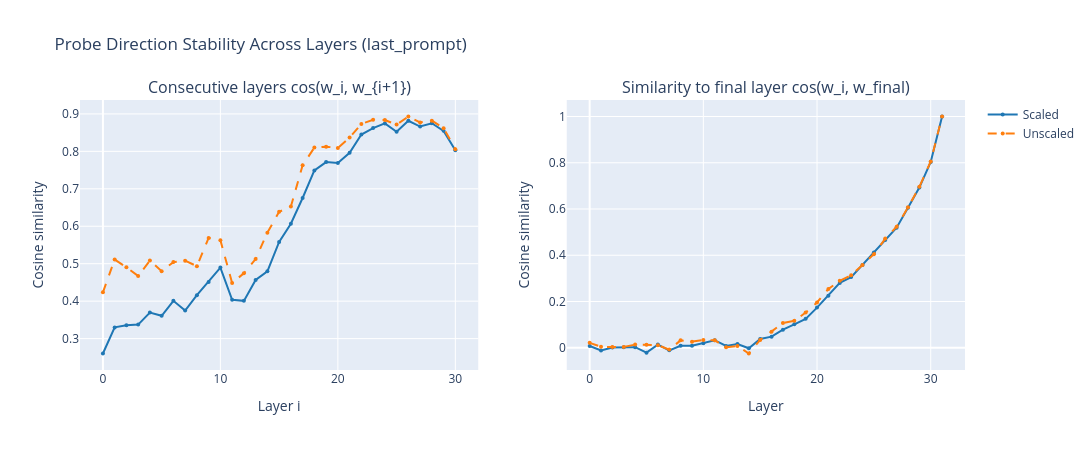

Write notebook code for a chart like this one.
### Code cell
# Layer-to-layer cosine similarity curves
layers = np.arange(n_layers_dir)

# Consecutive: cos(w_i, w_{i+1})
consec_scaled = np.array([cos_scaled[i, i+1] for i in range(n_layers_dir - 1)])
consec_unscaled = np.array([cos_unscaled[i, i+1] for i in range(n_layers_dir - 1)])

# To final layer: cos(w_i, w_{final})
final_idx = n_layers_dir - 1
to_final_scaled = cos_scaled[:, final_idx]
to_final_unscaled = cos_unscaled[:, final_idx]

fig = make_subplots(
    rows=1, cols=2,
    subplot_titles=["Consecutive layers cos(w_i, w_{i+1})", "Similarity to final layer cos(w_i, w_final)"],
)

# Consecutive
fig.add_trace(go.Scatter(x=layers[:-1], y=consec_scaled, mode="lines+markers",
    name="Scaled", line=dict(color="#1f77b4", width=2), marker=dict(size=4)), row=1, col=1)
fig.add_trace(go.Scatter(x=layers[:-1], y=consec_unscaled, mode="lines+markers",
    name="Unscaled", line=dict(color="#ff7f0e", width=2, dash="dash"), marker=dict(size=4)), row=1, col=1)
fig.update_xaxes(title_text="Layer i", row=1, col=1)
fig.update_yaxes(title_text="Cosine similarity", row=1, col=1)

# To final
fig.add_trace(go.Scatter(x=layers, y=to_final_scaled, mode="lines+markers",
    name="Scaled", line=dict(color="#1f77b4", width=2), marker=dict(size=4),
    showlegend=False), row=1, col=2)
fig.add_trace(go.Scatter(x=layers, y=to_final_unscaled, mode="lines+markers",
    name="Unscaled", line=dict(color="#ff7f0e", width=2, dash="dash"), marker=dict(size=4),
    showlegend=False), row=1, col=2)
fig.update_xaxes(title_text="Layer", row=1, col=2)
fig.update_yaxes(title_text="Cosine similarity", row=1, col=2)

fig.update_layout(
    title_text=f"Probe Direction Stability Across Layers ({PROBE_POS})",
    width=1100, height=450,
)
fig.show()
fig.write_html(str(REPORTS_DIR / "cosine_similarity_curves.html"))

### Figure 1 — Plotly figure (JSON) as saved in the notebook; plotly's stock layout.template omitted (floating-point values rounded to 4 significant figures)
{"data": [{"line": {"color": "#1f77b4", "width": 2}, "marker": {"size": 4}, "mode": "lines+markers", "name": "Scaled", "type": "scatter", "x": [0, 1, 2, 3, 4, 5, 6, 7, 8, 9, 10, 11, 12, 13, 14, 15, 16, 17, 18, 19, 20, 21, 22, 23, 24, 25, 26, 27, 28, 29, 30], "xaxis": "x", "y": [0.2603, 0.33, 0.3355, 0.3375, 0.3694, 0.361, 0.4009, 0.3749, 0.4161, 0.4514, 0.4897, 0.4035, 0.4008, 0.4567, 0.4796, 0.5581, 0.6068, 0.6754, 0.749, 0.7713, 0.769, 0.7961, 0.8448, 0.862, 0.8747, 0.8523, 0.8816, 0.8663, 0.8751, 0.8547, 0.8032], "yaxis": "y"}, {"line": {"color": "#ff7f0e", "dash": "dash", "width": 2}, "marker": {"size": 4}, "mode": "lines+markers", "name": "Unscaled", "type": "scatter", "x": [0, 1, 2, 3, 4, 5, 6, 7, 8, 9, 10, 11, 12, 13, 14, 15, 16, 17, 18, 19, 20, 21, 22, 23, 24, 25, 26, 27, 28, 29, 30], "xaxis": "x", "y": [0.4237, 0.5114, 0.4902, 0.4673, 0.5083, 0.48, 0.5043, 0.508, 0.4934, 0.5688, 0.5628, 0.4487, 0.4744, 0.5125, 0.583, 0.6387, 0.6525, 0.7627, 0.8102, 0.8125, 0.8091, 0.8369, 0.8731, 0.8842, 0.8834, 0.8714, 0.893, 0.8771, 0.8819, 0.862, 0.8058], "yaxis": "y"}, {"line": {"color": "#1f77b4", "width": 2}, "marker": {"size": 4}, "mode": "lines+markers", "name": "Scaled", "showlegend": false, "type": "scatter", "x": [0, 1, 2, 3, 4, 5, 6, 7, 8, 9, 10, 11, 12, 13, 14, 15, 16, 17, 18, 19, 20, 21, 22, 23, 24, 25, 26, 27, 28, 29, 30, 31], "xaxis": "x2", "y": [0.007556, -0.01144, 0.001105, 0.002375, 0.00265, -0.02101, 0.01388, -0.0112, 0.008704, 0.009224, 0.01989, 0.03281, 0.008163, 0.01641, -0.002095, 0.03801, 0.04814, 0.07812, 0.1015, 0.125, 0.1737, 0.225, 0.2806, 0.3055, 0.3583, 0.4124, 0.4655, 0.5194, 0.6049, 0.6927, 0.8032, 1.0], "yaxis": "y2"}, {"line": {"color": "#ff7f0e", "dash": "dash", "width": 2}, "marker": {"size": 4}, "mode": "lines+markers", "name": "Unscaled", "showlegend": false, "type": "scatter", "x": [0, 1, 2, 3, 4, 5, 6, 7, 8, 9, 10, 11, 12, 13, 14, 15, 16, 17, 18, 19, 20, 21, 22, 23, 24, 25, 26, 27, 28, 29, 30, 31], "xaxis": "x2", "y": [0.02135, 0.004611, 0.00298, 0.00388, 0.01366, 0.01294, 0.0113, -0.007829, 0.03202, 0.02636, 0.03337, 0.03233, 0.002341, 0.007168, -0.02475, 0.0339, 0.06973, 0.1068, 0.1165, 0.1522, 0.196, 0.2546, 0.2897, 0.3132, 0.3582, 0.4049, 0.4721, 0.5234, 0.6072, 0.6958, 0.8058, 1.0], "yaxis": "y2"}], "layout": {"annotations": [{"font": {"size": 16}, "showarrow": false, "text": "Consecutive layers cos(w_i, w_{i+1})", "x": 0.225, "xanchor": "center", "xref": "paper", "y": 1, "yanchor": "bottom", "yref": "paper"}, {"font": {"size": 16}, "showarrow": false, "text": "Similarity to final layer cos(w_i, w_final)", "x": 0.775, "xanchor": "center", "xref": "paper", "y": 1, "yanchor": "bottom", "yref": "paper"}], "height": 450, "title": {"text": "Probe Direction Stability Across Layers (last_prompt)"}, "width": 1100, "xaxis": {"anchor": "y", "domain": [0, 0.45], "title": {"text": "Layer i"}}, "xaxis2": {"anchor": "y2", "domain": [0.55, 1], "title": {"text": "Layer"}}, "yaxis": {"anchor": "x", "domain": [0, 1], "title": {"text": "Cosine similarity"}}, "yaxis2": {"anchor": "x2", "domain": [0, 1], "title": {"text": "Cosine similarity"}}}}
